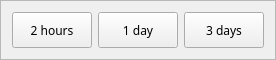
                  <widget class="QFrame" name="frame_4">
                   <property name="maximumSize">
                    <size>
                     <width>16777215</width>
                     <height>60</height>
                    </size>
                   </property>
                   <property name="frameShape">
                    <enum>QFrame::StyledPanel</enum>
                   </property>
                   <property name="frameShadow">
                    <enum>QFrame::Raised</enum>
                   </property>
                   <layout class="QHBoxLayout" name="horizontalLayout_4">
                    <item>
                     <widget class="QPushButton" name="btnSolar2h">
                      <property name="maximumSize">
                       <size>
                        <width>120</width>
                        <height>40</height>
                       </size>
                      </property>
                      <property name="sizeIncrement">
                       <size>
                        <width>1</width>
                        <height>0</height>
                       </size>
                      </property>
                      <property name="font">
                       <font>
                        <family>8BIT WONDER(RUS BY LYAJKA)</family>
                       </font>
                      </property>
                      <property name="text">
                       <string>2 hours</string>
                      </property>
                     </widget>
                    </item>
                    <item>
                     <widget class="QPushButton" name="btnSolar1d">
                      <property name="maximumSize">
                       <size>
                        <width>120</width>
                        <height>40</height>
                       </size>
                      </property>
                      <property name="font">
                       <font>
                        <family>8BIT WONDER(RUS BY LYAJKA)</family>
                       </font>
                      </property>
                      <property name="text">
                       <string>1 day</string>
                      </property>
                     </widget>
                    </item>
                    <item>
                     <widget class="QPushButton" name="btnSolar3d">
                      <property name="maximumSize">
                       <size>
                        <width>120</width>
                        <height>40</height>
                       </size>
                      </property>
                      <property name="font">
                       <font>
                        <family>8BIT WONDER(RUS BY LYAJKA)</family>
                       </font>
                      </property>
                      <property name="text">
                       <string>3 days</string>
                      </property>
                     </widget>
                    </item>
                   </layout>
                  </widget>
